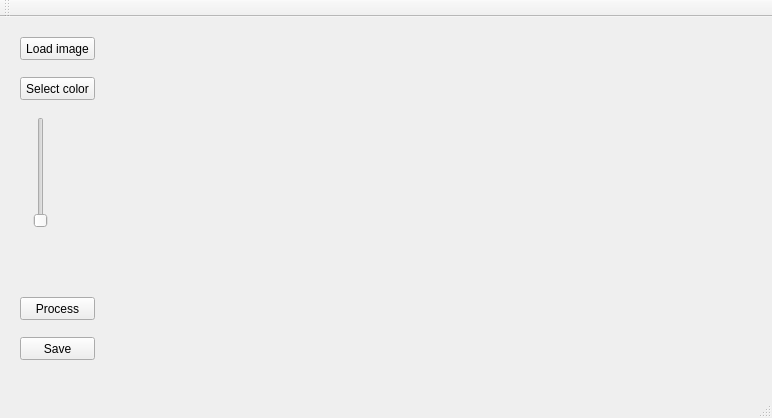
<?xml version="1.0" encoding="UTF-8"?>
<ui version="4.0">
 <class>MainWindow</class>
 <widget class="QMainWindow" name="MainWindow">
  <property name="geometry">
   <rect>
    <x>0</x>
    <y>0</y>
    <width>772</width>
    <height>418</height>
   </rect>
  </property>
  <property name="windowTitle">
   <string>MainWindow</string>
  </property>
  <widget class="QWidget" name="centralWidget">
   <widget class="QPushButton" name="pushButton_Load">
    <property name="geometry">
     <rect>
      <x>20</x>
      <y>20</y>
      <width>75</width>
      <height>23</height>
     </rect>
    </property>
    <property name="text">
     <string>Load image</string>
    </property>
   </widget>
   <widget class="QPushButton" name="pushButton_Select_Color">
    <property name="geometry">
     <rect>
      <x>20</x>
      <y>60</y>
      <width>75</width>
      <height>23</height>
     </rect>
    </property>
    <property name="text">
     <string>Select color</string>
    </property>
   </widget>
   <widget class="QSlider" name="verticalSlider">
    <property name="geometry">
     <rect>
      <x>30</x>
      <y>100</y>
      <width>22</width>
      <height>111</height>
     </rect>
    </property>
    <property name="minimum">
     <number>1</number>
    </property>
    <property name="orientation">
     <enum>Qt::Vertical</enum>
    </property>
   </widget>
   <widget class="QLabel" name="label_Prag">
    <property name="geometry">
     <rect>
      <x>20</x>
      <y>240</y>
      <width>71</width>
      <height>31</height>
     </rect>
    </property>
    <property name="text">
     <string/>
    </property>
   </widget>
   <widget class="QPushButton" name="pushButton_Process">
    <property name="geometry">
     <rect>
      <x>20</x>
      <y>280</y>
      <width>75</width>
      <height>23</height>
     </rect>
    </property>
    <property name="text">
     <string>Process</string>
    </property>
   </widget>
   <widget class="QPushButton" name="pushButton_Save">
    <property name="geometry">
     <rect>
      <x>20</x>
      <y>320</y>
      <width>75</width>
      <height>23</height>
     </rect>
    </property>
    <property name="text">
     <string>Save</string>
    </property>
   </widget>
   <widget class="QLabel" name="label_Image">
    <property name="geometry">
     <rect>
      <x>136</x>
      <y>22</y>
      <width>611</width>
      <height>331</height>
     </rect>
    </property>
    <property name="text">
     <string/>
    </property>
   </widget>
  </widget>
  <widget class="QMenuBar" name="menuBar">
   <property name="geometry">
    <rect>
     <x>0</x>
     <y>0</y>
     <width>772</width>
     <height>21</height>
    </rect>
   </property>
  </widget>
  <widget class="QToolBar" name="mainToolBar">
   <attribute name="toolBarArea">
    <enum>TopToolBarArea</enum>
   </attribute>
   <attribute name="toolBarBreak">
    <bool>false</bool>
   </attribute>
  </widget>
  <widget class="QStatusBar" name="statusBar"/>
 </widget>
 <layoutdefault spacing="6" margin="11"/>
 <resources/>
 <connections/>
</ui>
